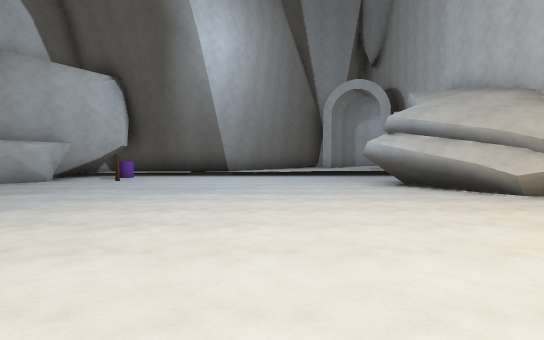
view 1 (above)

24 first-person views from a walk through a 3-D level made in the Godot game engine. The camera is 1.3 m above the floor, tilts 2° down and sees 75° across. The floor is counted in squares, 2 m on a side. Each view is taken from the middle of a square. On the plan, view 1 faces up. The plan holds only what a view shows up to about 10 squares ahead; the rest is blank. The place goes on beyond the plan.

view 2
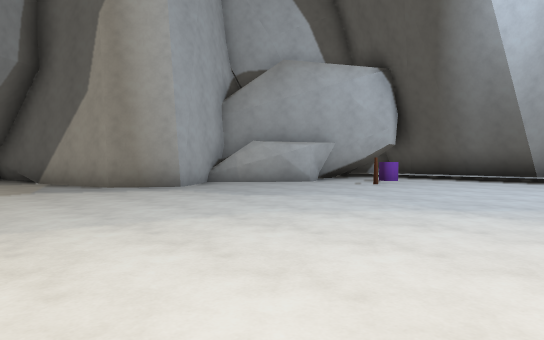

view 3
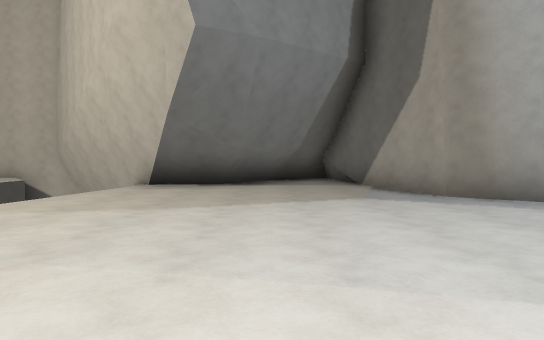

view 4
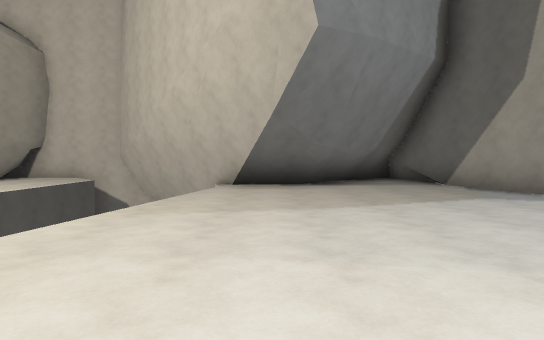

view 5
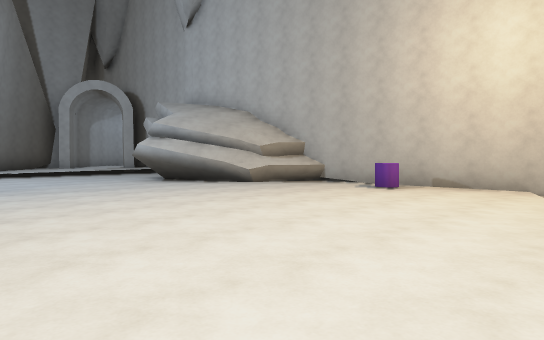

view 6
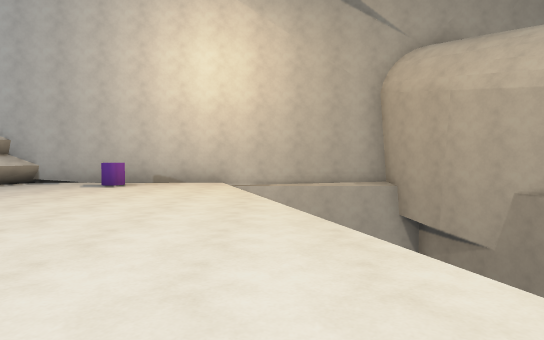

view 7
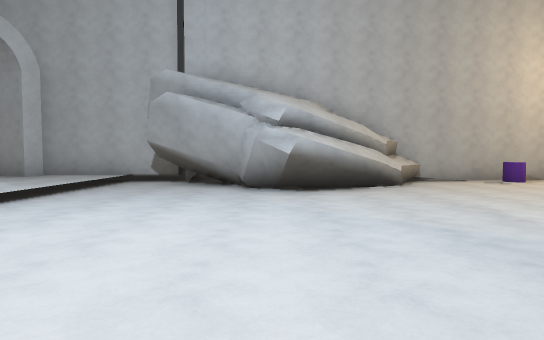

view 8
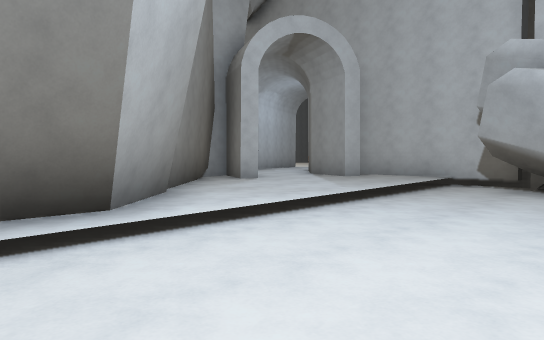

view 9
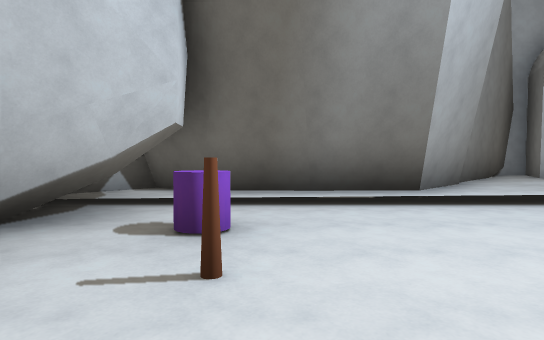

view 10
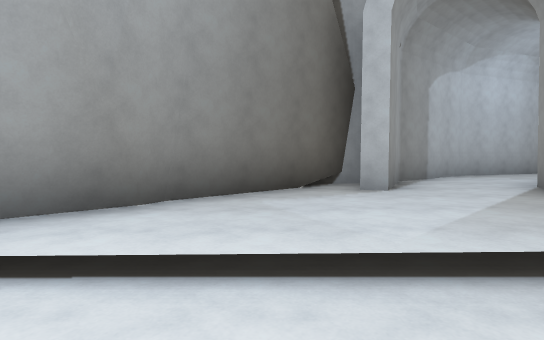

view 11
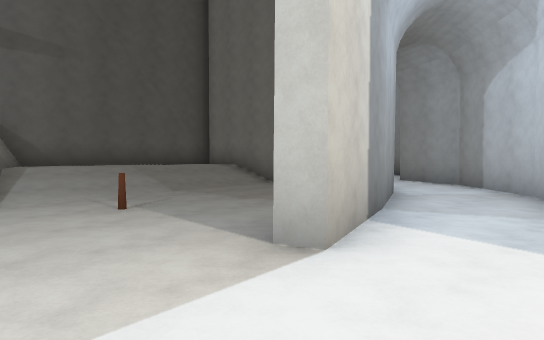

view 12
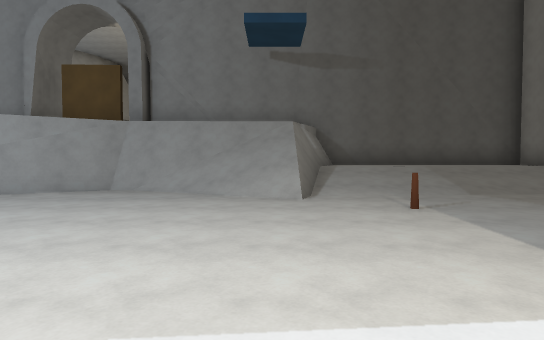

view 13
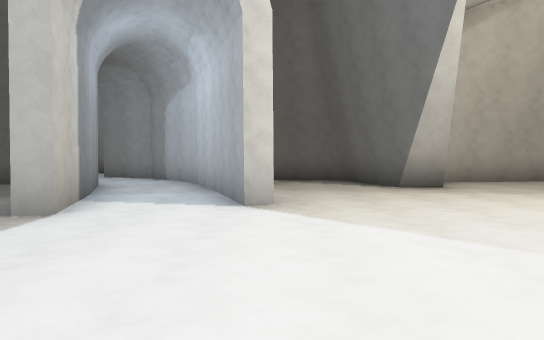

view 14
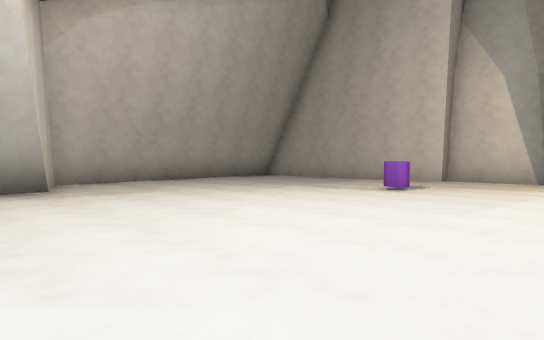

view 15
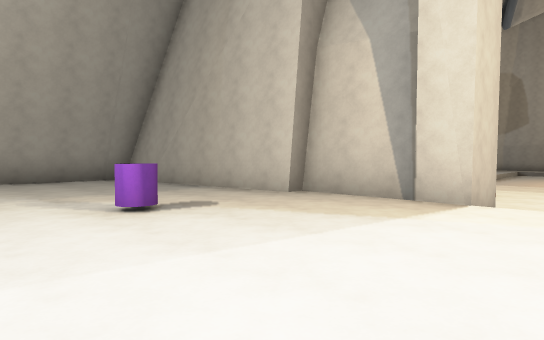

view 16
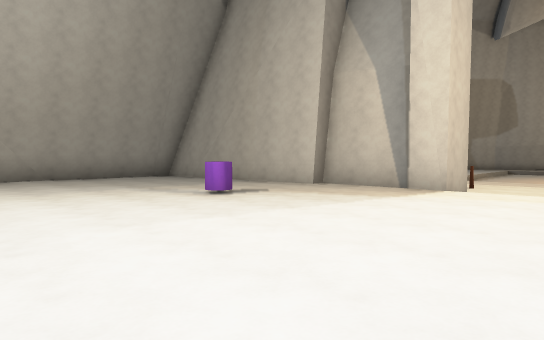

view 17
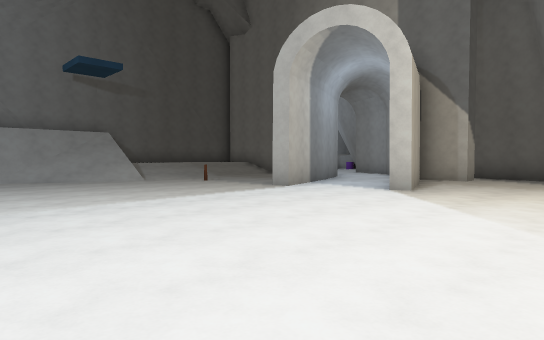

view 18
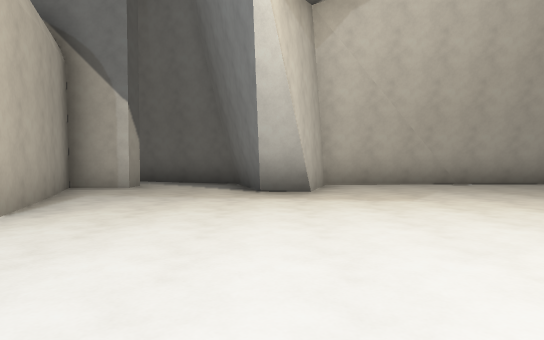

view 19
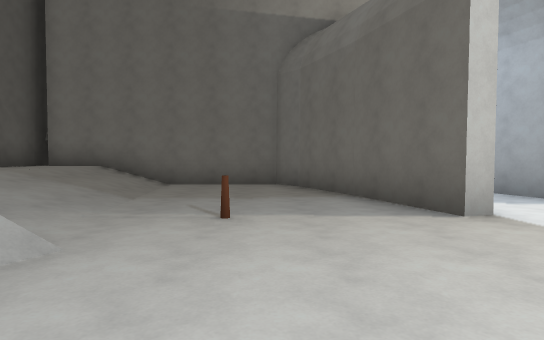

view 20
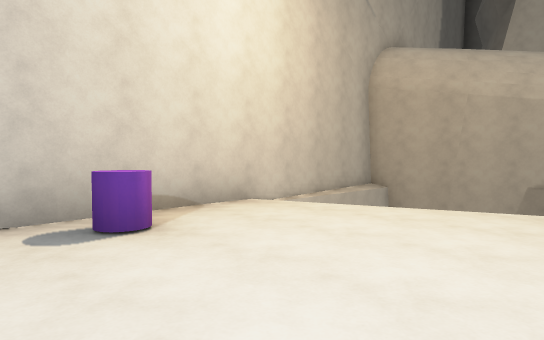

view 21
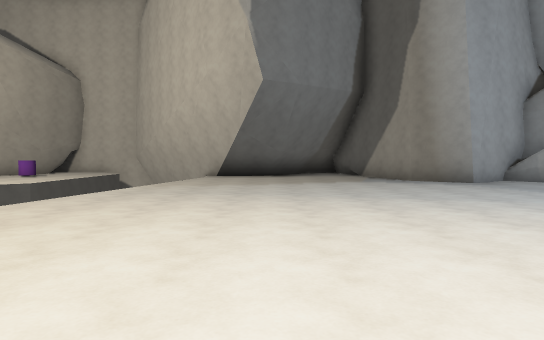

view 22
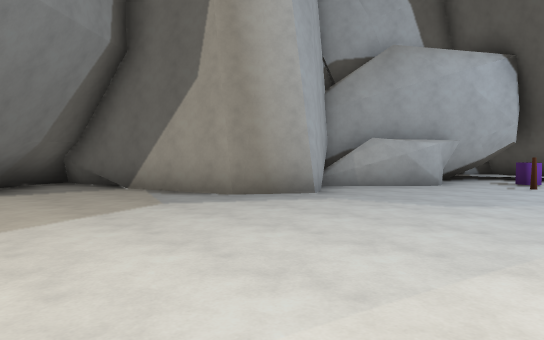

view 23
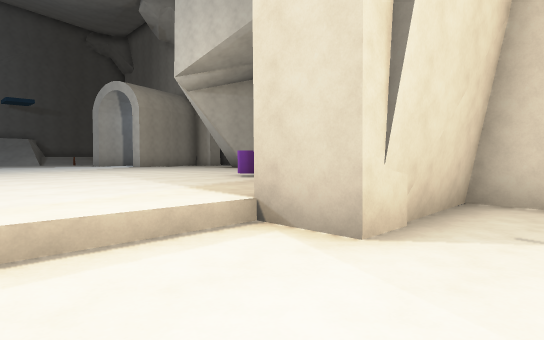

view 24
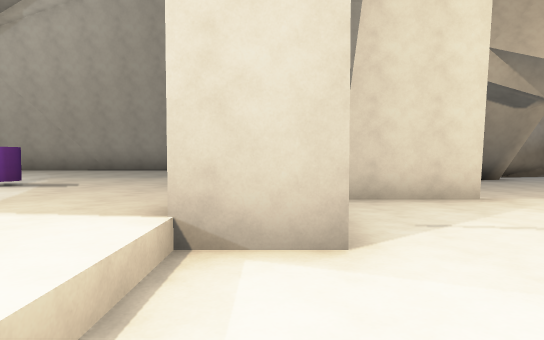

### Floor plan
Key: @ floor where view 1 was taken; # wall or solid block; . main floor; - floor 0.25 m lower than the main floor; _ floor 0.5 m lower than the main floor; : floor 0.75 m higher than the main floor; / step, stairs or slope; = window, fence, low wall or low ledge; ^ raised ledge; v drop or lower ground; O other object.
Columns run from 12 left of view 1 to 17 right of it. Each row starts with its distance up from view 1.
 38                        #__ __
 37                        #______
 36                        #______
 35                        ####___
 34                   ######......
 33                  =............
 32                  =...........
 31                  =......O.....
 30                  #............
 29                  #............
 28                  =............
 27                  #............
 26                   #.........
 25                   ##..........
 24                  #............
 23                 #.............
 22                 #....##.......
 21                 #.####........
 20                 ###..........
 19                ###...###.....
 18              ###...###.......
 17              #.#..##...O.....
 16             #....##...........
 15       #    =.....##......//...
 14       ##==-#......#/////////##
 13       #///#///////#/////#==##v
 12       #__________##:::::#  vv
 11       #_O________#########^
 10      ##_O_______##
  9     ##_________##
  8     #__________##
  7     #___________##
  6     #____________##
  5  ####_____________#
  4 ##________________#
  3 #________________O#
  2 ##________________##
  1  ##________________#
  0   #_________@_____v#
 -1  ##____________vv v#
 -2 ##  vvv_____vv    v#
 -3 #        v        v#
 -4                  v##
 -5 vvvvvv         vv##

Where each view was taken, in squares from view 1:
view 1: 0 up, 0 right, facing up
view 2: 2 up, 0 right, facing up-left
view 3: 2 up, 2 left, facing left
view 4: 0 up, 2 left, facing left
view 5: 1 down, 2 left, facing up-right
view 6: 1 down, 3 left, facing right
view 7: 9 up, 4 left, facing right
view 8: 10 up, 3 left, facing up-right
view 9: 8 up, 4 left, facing up
view 10: 11 up, 1 right, facing up
view 11: 21 up, 13 right, facing down-left
view 12: 21 up, 13 right, facing down
view 13: 22 up, 15 right, facing left
view 14: 24 up, 15 right, facing up-left
view 15: 29 up, 16 right, facing up-left
view 16: 27 up, 17 right, facing up-left
view 17: 25 up, 17 right, facing down-left
view 18: 25 up, 14 right, facing left
view 19: 17 up, 15 right, facing left
view 20: 4 up, 2 right, facing down-right
view 21: 1 up, 2 right, facing left
view 22: 1 up, 3 left, facing up-left
view 23: 37 up, 17 right, facing down-left
view 24: 35 up, 17 right, facing left
